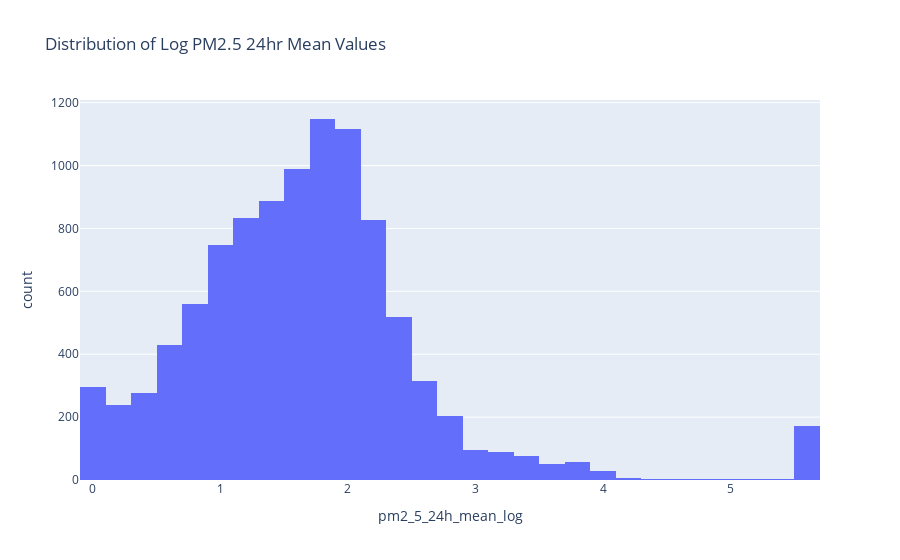

Notebook code cell kept with this figure:
### Code cell
# Apply log transformation to the pm2_5_24h_mean values
purple_filt_df['pm2_5_24h_mean_log'] = np.log1p(purple_filt_df['pm2_5_24h_mean'])

# Visualize the distribution of log PM2.5 values
px.histogram(purple_filt_df, 
             x='pm2_5_24h_mean_log', title='Distribution of Log PM2.5 24hr Mean Values', nbins=35).show()

### Figure 1 — Plotly figure (JSON) as saved in the notebook; plotly's stock layout.template omitted (floating-point values rounded to 4 significant figures; data arrays with more than 128 entries replaced by an {"elided": "..."} marker saying what was removed)
{"data": [{"alignmentgroup": "True", "bingroup": "x", "hovertemplate": "pm2_5_24h_mean_log=%{x}<br>count=%{y}<extra></extra>", "legendgroup": "", "marker": {"color": "#636efa", "pattern": {"shape": ""}}, "name": "", "nbinsx": 35, "offsetgroup": "", "orientation": "v", "showlegend": false, "type": "histogram", "x": {"elided": "9974 float values"}, "xaxis": "x", "yaxis": "y"}], "layout": {"barmode": "relative", "legend": {"tracegroupgap": 0}, "title": {"text": "Distribution of Log PM2.5 24hr Mean Values"}, "xaxis": {"anchor": "y", "domain": [0, 1], "title": {"text": "pm2_5_24h_mean_log"}}, "yaxis": {"anchor": "x", "domain": [0, 1], "title": {"text": "count"}}}}
